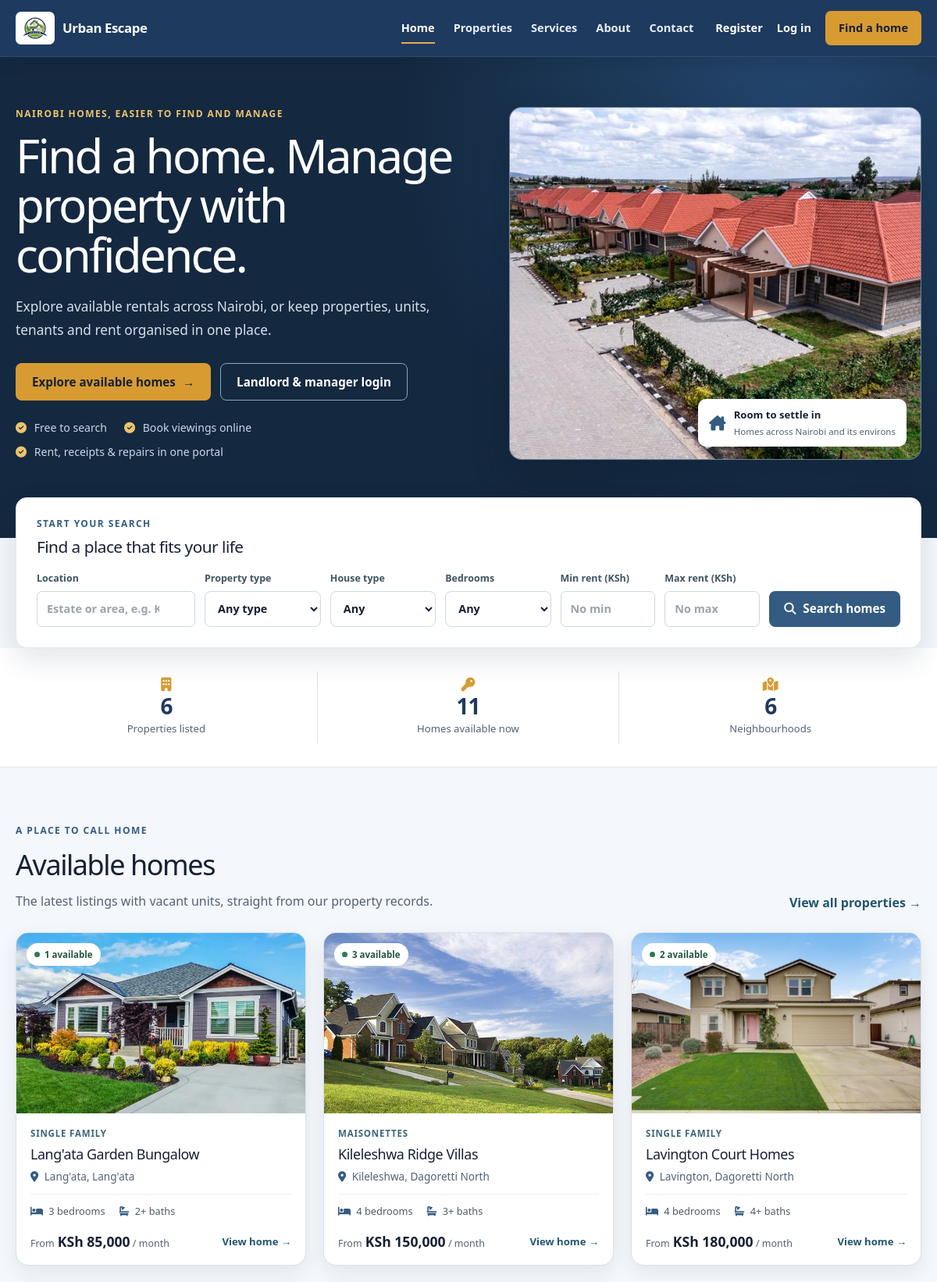
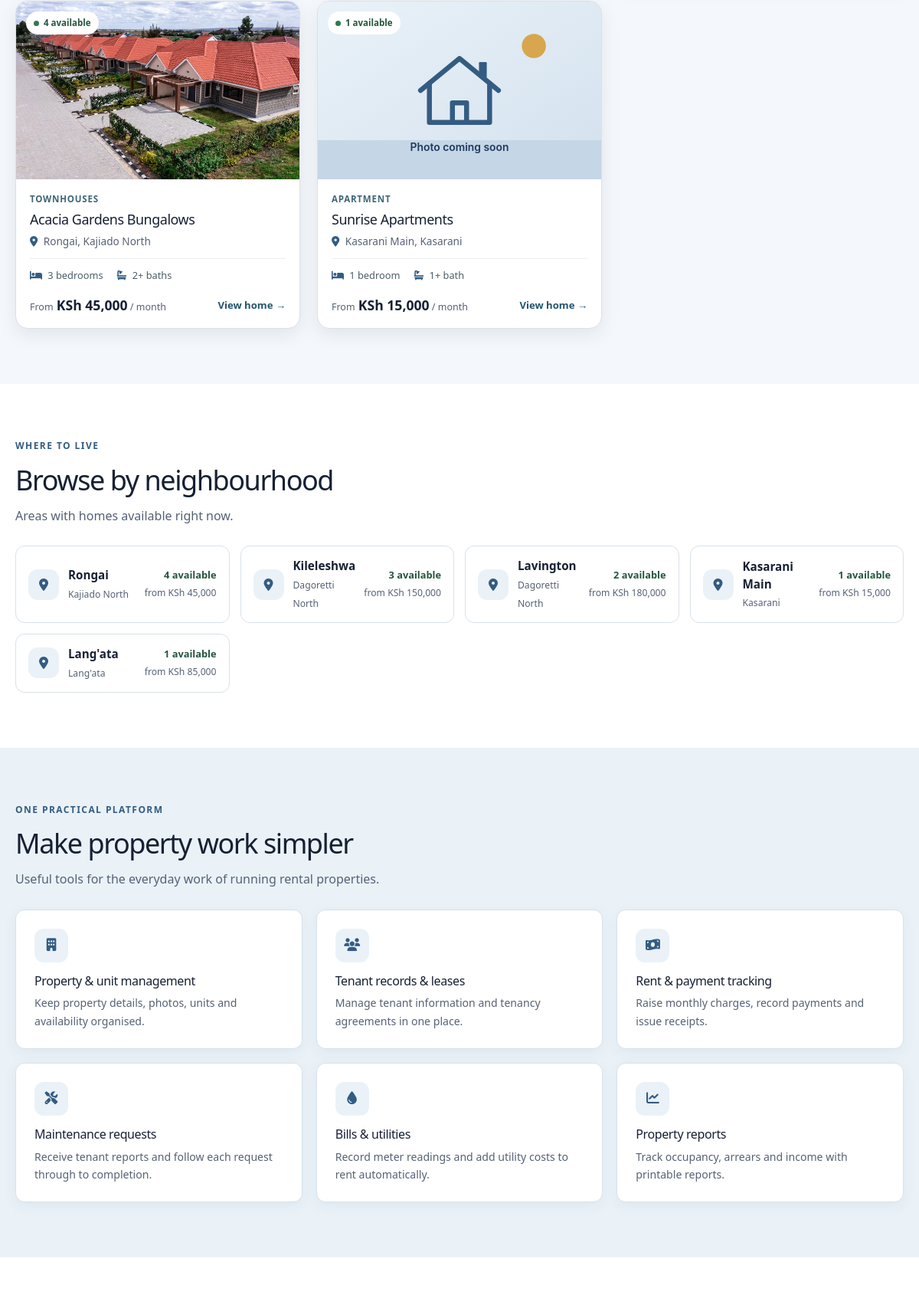
The page / (upper part) on the database its author committed (2 pictures, top to bottom).
### tables this page shows
CREATE TABLE IF NOT EXISTS properties (
    id INT AUTO_INCREMENT PRIMARY KEY,
    landlord_id INT NOT NULL,
    caretaker_id INT NULL,  
    name VARCHAR(150) NOT NULL,
    property_type ENUM('Apartment', 'Flats', 'Bedsitters', 'Maisonettes', 'Townhouses', 'Commercial', 'Student Housing', 'Mixed Use', 'Single Family', 'Other') NOT NULL,
    description TEXT,
    location_id INT NOT NULL,
    physical_address VARCHAR(255) NOT NULL,
    latitude DECIMAL(10, 8) NULL,
    longitude DECIMAL(11, 8) NULL,
    number_of_units INT NOT NULL DEFAULT 0,
    year_built YEAR NULL,
    amenities TEXT,
    status ENUM('Active', 'Under Maintenance', 'Archived') DEFAULT 'Active',
    property_image VARCHAR(255) NULL,
    created_at TIMESTAMP DEFAULT CURRENT_TIMESTAMP,
    updated_at TIMESTAMP DEFAULT CURRENT_TIMESTAMP ON UPDATE CURRENT_TIMESTAMP,
    FOREIGN KEY (landlord_id) REFERENCES landlords(id) ON DELETE RESTRICT,
    FOREIGN KEY (location_id) REFERENCES locations(id) ON DELETE RESTRICT,
    CONSTRAINT fk_properties_caretaker FOREIGN KEY (caretaker_id) REFERENCES users(id) ON DELETE SET NULL
);

CREATE TABLE IF NOT EXISTS locations (
    id INT AUTO_INCREMENT PRIMARY KEY,
    county VARCHAR(100) DEFAULT 'Nairobi',
    sub_county VARCHAR(100) NOT NULL,
    estate VARCHAR(100) NOT NULL,
    created_at TIMESTAMP DEFAULT CURRENT_TIMESTAMP
);

### includes/functions.php (called while the page is built, shortened)
<?php
function e($string) {
    return htmlspecialchars($string ?? '', ENT_QUOTES, 'UTF-8');
}
function sample_property_image($property_id = null) {
    return 'assets/property-placeholder.svg';
}
function property_image(array $property) {
    $path = trim((string)($property['property_image'] ?? ''), '/');
    if ($path !== '' && is_file(dirname(__DIR__) . '/' . $path)) return [$path, false];
    return [sample_property_image($property['id'] ?? 0), true];
}

### index.php (the view, shortened to what this page needs)
<?php
require_once __DIR__ . '/includes/functions.php';
$properties = [];
$areas = [];
$stats = ['properties' => 0, 'available' => 0, 'neighbourhoods' => 0];
$databaseAvailable = true;
try {
    $db = db();
    $properties = $db->query("SELECT p.id, p.name, p.property_type, p.property_image, l.estate, l.sub_county, MIN(u.monthly_rent) AS min_rent,
            MIN(u.bedrooms) AS bedrooms, MAX(u.bedrooms) AS max_bedrooms, MIN(u.bathrooms) AS bathrooms, COUNT(u.id) AS available_units
        FROM properties p JOIN locations l ON l.id = p.location_id JOIN units u ON u.property_id = p.id AND u.status = 'Vacant'
        WHERE p.status = 'Active' GROUP BY p.id, p.name, p.property_type, p.property_image, l.estate, l.sub_county
        ORDER BY p.created_at DESC, p.id DESC LIMIT 6")->fetchAll();
    $areas = $db->query("SELECT l.estate, l.sub_county, COUNT(u.id) AS vacant, MIN(u.monthly_rent) AS from_rent
        FROM locations l JOIN properties p ON p.location_id = l.id AND p.status = 'Active' JOIN units u ON u.property_id = p.id AND u.status = 'Vacant'
        GROUP BY l.id, l.estate, l.sub_county ORDER BY vacant DESC, l.estate LIMIT 8")->fetchAll();
    $stats = $db->query("SELECT COUNT(DISTINCT p.id) AS properties,
            (SELECT COUNT(*) FROM units u JOIN properties ap ON ap.id = u.property_id AND ap.status = 'Active' WHERE u.status = 'Vacant') AS available,
            COUNT(DISTINCT p.location_id) AS neighbourhoods
        FROM properties p WHERE p.status = 'Active'")->fetch();
} catch (Throwable $e) {
    error_log('Homepage data unavailable: ' . $e->getMessage());
    $databaseAvailable = false;
}
function bedroom_summary(array $listing): string {
    $min = (int)$listing['bedrooms'];
    $max = (int)$listing['max_bedrooms'];
    if ($min === $max) return $min . ' bedroom' . ($min === 1 ? '' : 's');
    return ($min === 0 ? 'Studio' : $min) . '–' . $max . ' bedrooms';
}
include __DIR__ . '/includes/header.php';
include __DIR__ . '/includes/navbar.php';
?>
<main id="main-content" class="landing-page">
  <section class="hero-section" aria-labelledby="hero-title">
    <div class="site-container hero-layout">
      <div class="hero-copy">
        <p class="eyebrow">Nairobi homes, easier to find and manage</p>
        <h1 id="hero-title">Find a home. Manage property with confidence.</h1>
        <p class="hero-lede">Explore available rentals across Nairobi, or keep properties, units, tenants and rent organised in one place.</p>
        <div class="hero-actions">
          <a class="button button-accent" href="<?php echo BASE_URL; ?>/public/properties.php">Explore available homes <span aria-hidden="true">→</span></a>
          <a class="button button-outline" href="<?php echo BASE_URL; ?>/public/login.php">Landlord &amp; manager login</a>
        </div>
        <ul class="hero-points">
          <li><i class="fa-solid fa-circle-check" aria-hidden="true"></i> Free to search</li>
          <li><i class="fa-solid fa-circle-check" aria-hidden="true"></i> Book viewings online</li>
          <li><i class="fa-solid fa-circle-check" aria-hidden="true"></i> Rent, receipts &amp; repairs in one portal</li>
        </ul>
      </div>
      <div class="hero-art">
        <img src="<?php echo BASE_URL; ?>/assets/house4.jpg" alt="A row of new bungalows with red-tiled roofs in a gated community" width="725" height="530" fetchpriority="high">
        <div class="art-caption"><i class="fa-solid fa-house-chimney art-caption-mark" aria-hidden="true"></i><span><strong>Room to settle in</strong><small>Homes across Nairobi and its environs</small></span></div>
      </div>
    </div>
  </section>
  <section class="search-wrap" aria-labelledby="search-title">
    <div class="site-container"><div class="search-panel"><div class="search-heading"><p class="eyebrow">Start your search</p><h2 id="search-title">Find a place that fits your life</h2></div>
      <form action="<?php echo BASE_URL; ?>/public/properties.php" method="get" class="property-search">
        <label class="search-location">Location<input name="location" type="search" list="estate-options" placeholder="Estate or area, e.g. Kilimani" autocomplete="off"></label>
        <label class="search-type">Property type<select name="type"><option value="">Any type</option></select></label>
        <label>House type<select name="house_type"><option value="">Any</option><?php foreach (UNIT_TYPES as $type): ?><option value="<?php echo e($type); ?>"><?php echo e($type); ?></option><?php endforeach; ?></select></label>
        <label>Bedrooms<select name="bedrooms"><option value="">Any</option></select></label>
        <label>Min rent (KSh)<input type="number" name="min_rent" min="0" step="500" inputmode="numeric" placeholder="No min"></label>
        <label>Max rent (KSh)<input type="number" name="max_rent" min="0" step="500" inputmode="numeric" placeholder="No max"></label>
        <button type="submit" class="button button-primary search-button"><i class="fa-solid fa-magnifying-glass" aria-hidden="true"></i> Search homes</button>
      </form>
    </div></div>
  </section>
  <section class="stats-section" aria-label="Platform overview"><div class="site-container stats-grid">
    <?php foreach (['properties' => ['Properties listed', 'fa-building'], 'available' => ['Homes available now', 'fa-key'], 'neighbourhoods' => ['Neighbourhoods', 'fa-map-location-dot']] as $key => [$label, $icon]): ?>
      <div class="stat-item"><i class="fa-solid <?php echo e($icon); ?>" aria-hidden="true"></i><strong><?php echo $databaseAvailable ? number_format((int)$stats[$key]) : '—'; ?></strong><span><?php echo e($label); ?></span></div>
    <?php endforeach; ?>
  </div></section>
  <section id="properties" class="content-section" aria-labelledby="listings-title"><div class="site-container">
    <div class="section-heading"><div><p class="eyebrow">A place to call home</p><h2 id="listings-title">Available homes</h2><p>The latest listings with vacant units, straight from our property records.</p></div><a class="text-link" href="<?php echo BASE_URL; ?>/public/properties.php">View all properties <span aria-hidden="true">→</span></a></div>
    <?php if (!$databaseAvailable): ?><div class="empty-state"><h3>Listings are temporarily unavailable</h3><p>Please try again later.</p></div><?php elseif (!$properties): ?><div class="empty-state"><h3>No available listings yet</h3><p>New homes will appear here when they become available. You can still browse the property directory.</p><a class="text-link" href="<?php echo BASE_URL; ?>/public/properties.php">Browse the directory →</a></div><?php else: ?>
      <div class="property-grid"><?php foreach ($properties as $property): [$image, $isPlaceholder] = property_image($property); $detailsUrl = BASE_URL . '/public/property-details.php?id=' . (int)$property['id']; ?>
        <article class="property-card">
          <a class="property-image" href="<?php echo e($detailsUrl); ?>" tabindex="-1" aria-hidden="true">
            <img src="<?php echo e(BASE_URL . '/' . $image); ?>" alt="" loading="lazy" width="400" height="250">
            <span class="availability-tag"><i aria-hidden="true"></i> <?php echo (int)$property['available_units']; ?> available</span>
          </a>
          <div class="property-card-body">
            <p class="property-type"><?php echo e($property['property_type']); ?></p>
            <h3><a href="<?php echo e($detailsUrl); ?>"><?php echo e($property['name']); ?></a></h3>
            <p class="property-location"><i class="fa-solid fa-location-dot" aria-hidden="true"></i> <?php echo e($property['estate'] . ', ' . $property['sub_county']); ?></p>
            <ul class="property-facts">
              <li><i class="fa-solid fa-bed" aria-hidden="true"></i> <?php echo e(bedroom_summary($property)); ?></li>
              <li><i class="fa-solid fa-bath" aria-hidden="true"></i> <?php echo (int)$property['bathrooms']; ?>+ bath<?php echo (int)$property['bathrooms'] === 1 ? '' : 's'; ?></li>
            </ul>
            <div class="property-card-bottom"><p><span>From</span> <strong>KSh <?php echo number_format((float)$property['min_rent']); ?></strong><span> / month</span></p><a href="<?php echo e($detailsUrl); ?>" class="view-link">View home<span class="sr-only">: <?php echo e($property['name']); ?></span> <span aria-hidden="true">→</span></a></div>
          </div>
        </article>
      <?php endforeach; ?></div><?php endif; ?>
  </div></section>
  <?php if ($areas): ?>
  <section class="areas-section" aria-labelledby="areas-title"><div class="site-container">
    <div class="section-heading"><div><p class="eyebrow">Where to live</p><h2 id="areas-title">Browse by neighbourhood</h2><p>Areas with homes available right now.</p></div></div>
    <ul class="area-grid">
      <?php foreach ($areas as $area): ?>
        <li><a class="area-card" href="<?php echo e(BASE_URL . '/public/properties.php?' . http_build_query(['location' => $area['estate']])); ?>">
          <span class="area-icon" aria-hidden="true"><i class="fa-solid fa-location-dot"></i></span>
          <span class="area-text"><strong><?php echo e($area['estate']); ?></strong><small><?php echo e($area['sub_county']); ?></small></span>
          <span class="area-meta"><strong><?php echo (int)$area['vacant']; ?> available</strong><small>from KSh <?php echo number_format((float)$area['from_rent']); ?></small></span>
        </a></li>
      <?php endforeach; ?>
    </ul>
  </div></section>
  <?php endif; ?>
  <section class="service-section" id="services" aria-labelledby="services-title"><div class="site-container"><div class="section-heading"><div><p class="eyebrow">One practical platform</p><h2 id="services-title">Make property work simpler</h2><p>Useful tools for the everyday work of running rental properties.</p></div></div>
    <div class="service-grid"><?php foreach ([
        ['fa-building', 'Property & unit management', 'Keep property details, photos, units and availability organised.'],
        ['fa-users', 'Tenant records & leases', 'Manage tenant information and tenancy agreements in one place.'],
        ['fa-money-bill-wave', 'Rent & payment tracking', 'Raise monthly charges, record payments and issue receipts.'],
        ['fa-screwdriver-wrench', 'Maintenance requests', 'Receive tenant reports and follow each request through to completion.'],
        ['fa-droplet', 'Bills & utilities', 'Record meter readings and add utility costs to rent automatically.'],
        ['fa-chart-line', 'Property reports', 'Track occupancy, arrears and income with printable reports.'],
    ] as [$icon, $title, $text]): ?><article class="service-card"><span class="service-icon" aria-hidden="true"><i class="fa-solid <?php echo e($icon); ?>"></i></span><h3><?php echo e($title); ?></h3><p><?php echo e($text); ?></p></article><?php endforeach; ?></div>
  </div></section>
  <section class="how-section" id="about" aria-labelledby="how-title"></section>
</main>
<?php include __DIR__ . '/includes/footer.php'; ?>

### rows shown on the page
properties: shows a picture, available_units "1", property_type "SINGLE FAMILY", name "Lang'ata Garden Bungalow", location.sub_county "Lang'ata, Lang'ata", property "3 bedrooms", bathrooms "2", min_rent "85,000"
properties: shows a picture, available_units "3", property_type "MAISONETTES", name "Kileleshwa Ridge Villas", location.sub_county "Kileleshwa, Dagoretti North", property "4 bedrooms", bathrooms "3", min_rent "150,000"
properties: shows a picture, available_units "2", property_type "SINGLE FAMILY", name "Lavington Court Homes", location.sub_county "Lavington, Dagoretti North", property "4 bedrooms", bathrooms "4", min_rent "180,000"
properties: shows a picture, available_units "4", property_type "TOWNHOUSES", name "Acacia Gardens Bungalows", location.sub_county "Rongai, Kajiado North", property "3 bedrooms", bathrooms "2", min_rent "45,000"
properties: shows a picture, available_units "1", property_type "APARTMENT", name "Sunrise Apartments", location.sub_county "Kasarani Main, Kasarani", property "1 bedroom", bathrooms "1", min_rent "15,000"

### other values the page prints
APP_NAME "Urban Escape"
$stats[$key] "6"
$label "Properties listed"
$stats[$key] "11"
$label "Homes available now"
$label "Neighbourhoods"
$area['estate'] "Rongai"
$area['sub_county'] "Kajiado North"
$area['vacant'] "4"
$area['from_rent'] "45,000"
$area['estate'] "Kileleshwa"
$area['sub_county'] "Dagoretti North"
$area['vacant'] "3"
$area['from_rent'] "150,000"
$area['estate'] "Lavington"
